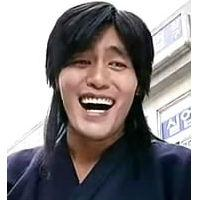
#> input picture buildingPATCHes/jin.jpg, 200 x 200 px
$ python hello.py   (older library calls are emulated)
#> lines starting #> are read from the running program, lines starting #| are printed output that depends on the picture
# [27 lines of commented-out code are left out]
"""
=========================================
Image denoising using dictionary learning
=========================================

An example comparing the effect of reconstructing noisy fragments
of a raccoon face image using firstly online :ref:`DictionaryLearning` and
various transform methods.

The dictionary is fitted on the distorted left half of the image, and
subsequently used to reconstruct the right half. Note that even better
performance could be achieved by fitting to an undistorted (i.e.
noiseless) image, but here we start from the assumption that it is not
available.

A common practice for evaluating the results of image denoising is by looking
at the difference between the reconstruction and the original image. If the
reconstruction is perfect this will look like Gaussian noise.

It can be seen from the plots that the results of :ref:`omp` with two
non-zero coefficients is a bit less biased than when keeping only one
(the edges look less prominent). It is in addition closer from the ground
truth in Frobenius norm.

The result of :ref:`least_angle_regression` is much more strongly biased: the
difference is reminiscent of the local intensity value of the original image.

Thresholding is clearly not useful for denoising, but it is here to show that
it can produce a suggestive output with very high speed, and thus be useful
for other tasks such as object classification, where performance is not
necessarily related to visualisation.

"""
print(__doc__)

from time import time

import matplotlib.pyplot as plt
import numpy as np
import scipy as sp
import matplotlib.image as mpimg # mpimg
from sklearn.decomposition import MiniBatchDictionaryLearning
from sklearn.feature_extraction.image import extract_patches_2d
from sklearn.feature_extraction.image import reconstruct_from_patches_2d


try:  # SciPy >= 0.16 have face in misc
    from scipy.misc import face# as face1
    face = mpimg.imread('jin.jpg')
#> face is the input picture: shape (200, 200, 3); mean R, G, B 139.9, 134.8, 136.3
    face = np.array(face)
    if face.ndim == 3:
       face = face[:, :, 0]
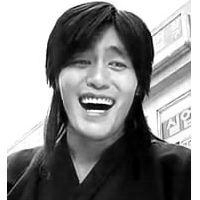
#> face: shape (200, 200); min 0, max 255, mean 139.9
    plt.imshow(face)
    plt.show()
    #face = face(gray=True)
except ImportError:
    face = sp.face(gray=True)


# Convert from uint8 representation with values between 0 and 255 to
# a floating point representation with values between 0 and 1.
face = face / 255.

# downsample for higher speed
face = face[::2, ::2] + face[1::2, ::2] + face[::2, 1::2] + face[1::2, 1::2]
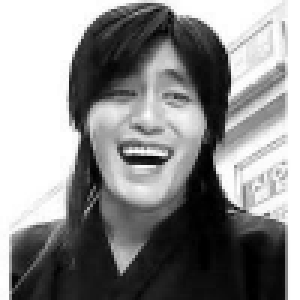
#> face: shape (100, 100) float64 (shown 3 times larger); min 0, max 4, mean 2.19; drawn with min black and max white
face /= 4.0
height, width = face.shape
#> height = 100; width = 100

# Distort the right half of the image
print('Distorting image...')
distorted = face.copy()
distorted[:, width // 2:] += 0.075 * np.random.randn(height, width // 2)
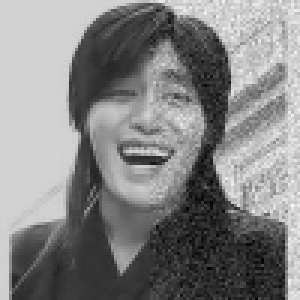
#> distorted: shape (100, 100) float64 (shown 3 times larger); min -0.208, max 1.26, mean 0.548; drawn with min black and max white

# Extract all reference patches from the left half of the image
print('Extracting reference patches...')
t0 = time()
patch_size = (25, 25)#37-19046,7-29430,50-15276
#> (the run stopped early here; a loop or call above may not have finished)
